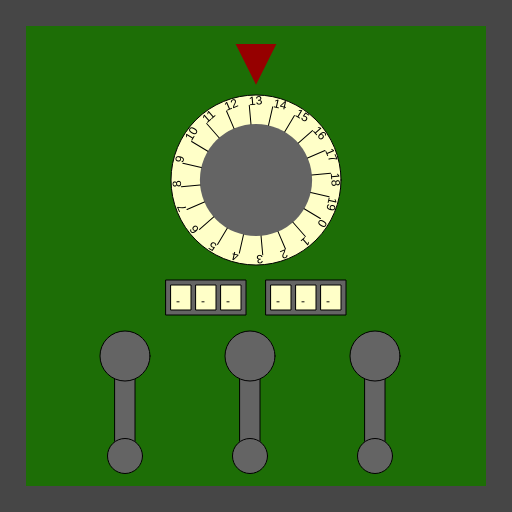
Frame 1 (no input)
Frame 60 (no input): identical to frame 1, image omitted
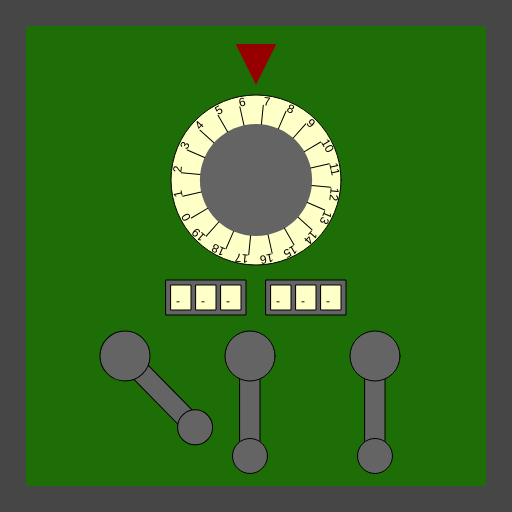
Frame 120 (the mouse pressed at the canvas centre since frame 60)

The p5.js sketch that drew these frames (run headless with seeded random() and noise() and a simulated clock; from frame 60 on, the mouse is pressed at the canvas centre):

// p5.js sketch
// ── sketch.js
/*

Officer: 5148740
CaseNum: 303-3-34038542-5148740

Case 303 - The Case of the Crooked Attorney
Stage 4 - The Courthouse

Torvalds has his final safe in his courthouse chambers. Luckily there is a court case proceeding.
You can sneak into his chambers whilst he makes his closing statement.

Crack the safe by doing the following:

	Whilst the mouse is moving:
	- Use the 'random' function to produce random values ranging from 4 to 17.
	- Assign the output to SecretLockerCode_A

	When any key is pressed:
	- Use the 'random' function to produce random values ranging from 2 to 15.
	- Assign the output to SecretLockerCode_B

	When any key is released:
	- Make SecretLockerCode_C equal to the value of 'keyCode'

	When the mouse button is pressed:
	- Use the 'map' function to scale mouseX to values ranging from 9 to 80.
	- Assign the output to SecretLockerCode_D

	Whilst the mouse is being dragged:
	- Use the 'map' function to scale mouseX to values ranging from 20 to 76.
	- Assign the output to SecretLockerCode_E

	Whilst the mouse is being dragged:
	- Use the 'map' function to scale mouseY to values ranging from 17 to 72.
	- Assign the output to SecretLockerCode_F



This time you'll need to create the relevant event handlers yourself.

There are many possible ways of investigating this case, but you
should use ONLY the following commands:

	- The assignment operator aka. the equals sign !
	- mouseX, mouseY
	- key, keyCode
	- random
	- map

*/

//declare the variables

var SecretLockerCode_A;
var SecretLockerCode_B;
var SecretLockerCode_C;
var SecretLockerCode_D;
var SecretLockerCode_E;
var SecretLockerCode_F;


function preload()
{
	//IMAGES WILL BE LOADED HERE

}

function setup()
{
	createCanvas(512,512);

	//initialise the variables
	SecretLockerCode_A = 0;
	SecretLockerCode_B = "";
	SecretLockerCode_C = "";
	SecretLockerCode_D = 0;
	SecretLockerCode_E = 0;
	SecretLockerCode_F = 0;

}

///////////////////EVENT HANDLERS///////////////////

//Create event handlers here to open the safe ...
function mouseMoved() {
	x = random(4, 17);
	SecretLockerCode_A = x;
}

function keyPressed() {
	x = random(2, 15);
	SecretLockerCode_B = x;
}

function keyReleased() {
	SecretLockerCode_C = keyCode;
}

function mousePressed() {
	y = map(mouseX, 0, width, 9, 80);
	SecretLockerCode_D = y;
}

function mouseDragged() {
	x = map(mouseX, 0, width, 20, 76);
	SecretLockerCode_E = x;

	y = map(mouseY, 0, height, 17, 72);
	SecretLockerCode_F = y;
}


///////////////DO NOT CHANGE CODE BELOW THIS POINT///////////////////

function draw()
{

	//Draw the safe door
	background(70);
	noStroke();
	fill(29,110,6);
	rect(26,26,width-52,width-52);

	//Draw the combination dial
	push();
	translate(256,180);
	drawDial(170,SecretLockerCode_A,20);
	pop();

	//Draw the spinners
	push();
	translate(206,280);
	drawSpinner(3, SecretLockerCode_B);
	pop();

	push();
	translate(306,280);
	drawSpinner(3, SecretLockerCode_C);
	pop();

	//Draw the levers
	push();
	translate(125,356);
	drawLever(SecretLockerCode_D);
	pop();

	push();
	translate(250,356);
	drawLever(SecretLockerCode_E);
	pop();

	push();
	translate(375,356);
	drawLever(SecretLockerCode_F);
	pop();

}

function drawDial(diameter,num,maxNum)
{
	//the combination lock

	var r = diameter * 0.5;
	var p = r * 0.6;

	stroke(0);
	fill(255,255,200);
	ellipse(0,0,diameter,diameter);
	fill(100);
	noStroke();
	ellipse(0,0,diameter*0.66,diameter*0.66);
	fill(150,0,0);
	triangle(
		-p * 0.4,-r-p,
		p * 0.4,-r-p,
		0,-r-p/5
	);

	noStroke();

	push();
	var inc = 360/maxNum;

	rotate(radians(-num * inc));
	for(var i = 0; i < maxNum; i++)
	{
		push();
		rotate(radians(i * inc));
		stroke(0);
		line(0,-r*0.66,0,-(r-10));
		noStroke();
		fill(0);
		text(i,0,-(r-10));
		pop();
	}

	pop();
}

function drawLever(rot)
{
	push();
	rotate(radians(-rot))
	stroke(0);
	fill(100);
	rect(-10,0,20,100);
	ellipse(0,0,50,50);
	ellipse(0,100,35,35);
	pop();
}

function drawSpinner(numSpinners, val)
{
	var sw = 20;
	var ow = (sw + 5) * numSpinners + 5;
	stroke(0);
	fill(100);
	rect(-ow/2,0,ow,35);
	if(typeof(val) == "number")
	{
		val = floor(val).toString(); //convert to string
	}
	var d = numSpinners - val.length;

	for(var d = numSpinners - val.length; d > 0; d--)
	{
		val = "-" + val;
	}

	for(var i = 0; i < numSpinners; i++)
	{
		stroke(0);
		fill(255,255,200);
		rect(-ow/2 + i * (sw + 5) + 5,5,20,25);
		fill(0);
		noStroke();
		text(val[i],-ow/2 + sw/2 + i * (sw +5),25);
	}

}
